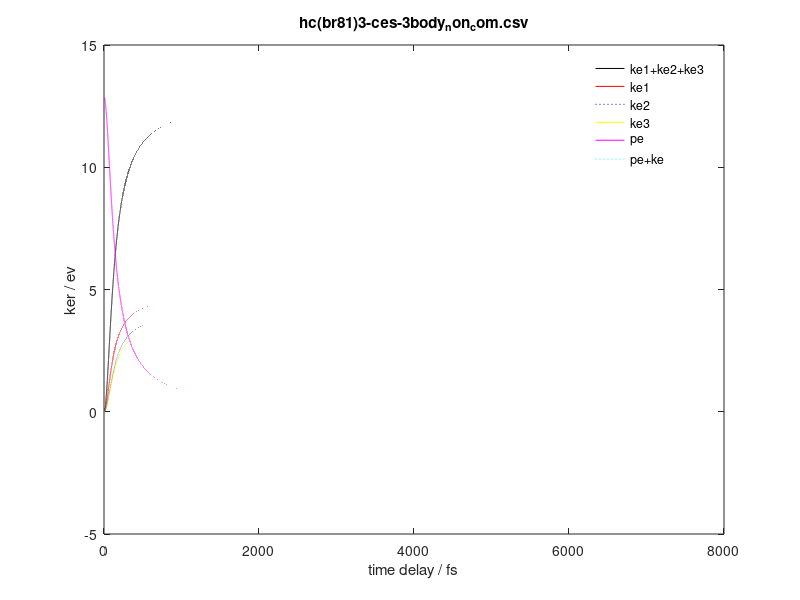

MATLAB code to generate this figure:
clear all;
clc, 
close all
%input--------

%please provide input in the matlab function also
ker_filename='hc(br81)3-ces-3body_non_com.csv';

m1=80.916;    % mass of the first ion
m2=80.916;    % mass of the second ion
m3=93.9240;   % mass of the third ion

q1=1;
q2=1;
q3=1;

x1=-2.42796600;   y1=-0.59922600;   z1= 0.03354500 ;                %coordinate of the first ion
x2=-0.29933500;   y2= 0.99950400;  z2=   -0.12871700;        %coordinate of the second ion
x3=2.47595900;    y3=-0.53573400;   z3=-0.06509600;    %coordinate of the third ion
		 


vx1=0;  vy1=0; vz1=0;  %initial velocities of the first ion  
vx2=0;  vy2=0; vz2=0;  % initial velocities of the second ion 
vx3=0;  vy3=0; vz3=0;  % initial velocities of the third ion 

%dt=0.2418884; %time step size fs
tspan= 0:300000; 

%---------------------------------------
angs2au=1.889726;      % angstrom to atomic unit (bohr radius)
au2fs=0.02418884;      % atomic unit to femtosecond
mpvsme=1822.888486424682;   % ratio of atomic mass and electron mass
hatoev=  27.211396; % taken from ksu webpage/ twice of ionization potential of H
m=[m1*mpvsme m2*mpvsme m3*mpvsme];

x=[x1,x2,x3];    % initial position in x
y=[y1,y2,y3];    % initial position in y
z=[z1,z2,z3];    % initial position in z


x_cm=(x(1)*m(1)+x(2)*m(2)+x(3)*m(3))/(m(1)+m(2)+m(3));  % center of mass position: x-values
y_cm=(y(1)*m(1)+y(2)*m(2)+y(3)*m(3))/(m(1)+m(2)+m(3));  % center of mass position: y-values
z_cm=(z(1)*m(1)+z(2)*m(2)+z(3)*m(3))/(m(1)+m(2)+m(3));  % center of mass position: z-values

r1=[(x1-x_cm)*angs2au (y1-y_cm)*angs2au (z1-z_cm)*angs2au]; % initial position in CM coordiates of the first ion
r2=[(x2-x_cm)*angs2au (y2-y_cm)*angs2au (z2-z_cm)*angs2au]; % initial position in CM coordiates of the second ion
r3=[(x3-x_cm)*angs2au (y3-y_cm)*angs2au (z3-z_cm)*angs2au]; % initial position in CM coordiates of the third ion

ini=[r1(1) r1(2) r1(3) r2(1) r2(2) r2(3) r3(1) r3(2) r3(3) vx1 vy1 vz1 vx2 vy2 vz2 vx3 vy3 vz3]; % initial conditions


options= odeset('AbsTol',1e-12,'RelTol',1e-12);


F = @(t,r) [r(10);r(11);r(12);r(13);r(14);r(15);r(16);r(17);r(18);...
    
((q1*q2/m(1))/(((r(1)-r(4)).^2 + (r(2)-r(5)).^2 + (r(3)-r(6)).^2).^(3/2)))*(r(1)-r(4)) + ((q1*q3/m(1))/(((r(1)-r(7)).^2 + (r(2)-r(8)).^2 + (r(3)-r(9)).^2).^(3/2)))*(r(1)-r(7));...
((q1*q2/m(1))/(((r(1)-r(4)).^2 + (r(2)-r(5)).^2 + (r(3)-r(6)).^2).^(3/2)))*(r(2)-r(5)) + ((q1*q3/m(1))/(((r(1)-r(7)).^2 + (r(2)-r(8)).^2 + (r(3)-r(9)).^2).^(3/2)))*(r(2)-r(8));...
((q1*q2/m(1))/(((r(1)-r(4)).^2 + (r(2)-r(5)).^2 + (r(3)-r(6)).^2).^(3/2)))*(r(3)-r(6)) + ((q1*q3/m(1))/(((r(1)-r(7)).^2 + (r(2)-r(8)).^2 + (r(3)-r(9)).^2).^(3/2)))*(r(3)-r(9));...

((q1*q2/m(2))/(((r(1)-r(4)).^2 + (r(2)-r(5)).^2 + (r(3)-r(6)).^2).^(3/2)))*(r(4)-r(1)) + ((q3*q2/m(2))/(((r(4)-r(7)).^2 + (r(5)-r(8)).^2 + (r(6)-r(9)).^2).^(3/2)))*(r(4)-r(7));...
((q1*q2/m(2))/(((r(1)-r(4)).^2 + (r(2)-r(5)).^2 + (r(3)-r(6)).^2).^(3/2)))*(r(5)-r(2)) + ((q3*q2/m(2))/(((r(4)-r(7)).^2 + (r(5)-r(8)).^2 + (r(6)-r(9)).^2).^(3/2)))*(r(5)-r(8));...
((q1*q2/m(2))/(((r(1)-r(4)).^2 + (r(2)-r(5)).^2 + (r(3)-r(6)).^2).^(3/2)))*(r(6)-r(3)) + ((q3*q2/m(2))/(((r(4)-r(7)).^2 + (r(5)-r(8)).^2 + (r(6)-r(9)).^2).^(3/2)))*(r(6)-r(9));...

((q1*q3/m(3))/(((r(1)-r(7)).^2 + (r(2)-r(8)).^2 + (r(3)-r(9)).^2).^(3/2)))*(r(7)-r(1)) + ((q3*q2/m(3))/(((r(4)-r(7)).^2 + (r(5)-r(8)).^2 + (r(6)-r(9)).^2).^(3/2)))*(r(7)-r(4));...
((q1*q3/m(3))/(((r(1)-r(7)).^2 + (r(2)-r(8)).^2 + (r(3)-r(9)).^2).^(3/2)))*(r(8)-r(2)) + ((q3*q2/m(3))/(((r(4)-r(7)).^2 + (r(5)-r(8)).^2 + (r(6)-r(9)).^2).^(3/2)))*(r(8)-r(5));...
((q1*q3/m(3))/(((r(1)-r(7)).^2 + (r(2)-r(8)).^2 + (r(3)-r(9)).^2).^(3/2)))*(r(9)-r(3)) + ((q3*q2/m(3))/(((r(4)-r(7)).^2 + (r(5)-r(8)).^2 + (r(6)-r(9)).^2).^(3/2)))*(r(9)-r(6))];

[t,r]=ode45(F, tspan, ini, options); % solving runge kutta 4th order

x1  = r(:,1);   y1  = r(:,2);   z1  = r(:,3);      % position of 1st ion
vx1 = r(:,10);   vy1 = r(:,11);   vz1 = r(:,12);      % velocity of 1st ion
px1 = m(1)*vx1; py1 = m(1)*vy1; pz1 = m(1)*vz1;    % momentum of 1st ion
p1=sqrt(px1.*px1+py1.*py1+pz1.*pz1);  % momentum magnitude of 1st ion

x2  = r(:,4);   y2  = r(:,5);    z2  = r(:,6);    % position of 2nd ion
vx2 = r(:,13);   vy2 = r(:,14);   vz2 = r(:,15);    % velocity of 2nd ion
px2 = m(2)*vx2; py2 = m(2)*vy2;  pz2 = m(2)*vz2;    % momentum of 2nd ion
p2 =sqrt(px2.*px2+py2.*py2+pz2.*pz2);  % momentum magnitude of 2nd ion

x3  = r(:,7);   y3  = r(:,8);    z3  = r(:,9);    % position of 3rd ion
vx3 = r(:,16);   vy3 = r(:,17);   vz3 = r(:,18);    % velocity of 3rd  ion
px3 = m(3)*vx3; py3 = m(3)*vy3;  pz3 = m(3)*vz3;    % momentum of 3rd  ion
p3 =sqrt(px3.*px3+py3.*py3+pz3.*pz3);  % momentum magnitude of 2nd ion


r12=((x1-x2).^2+(y1-y2).^2+(z1-z2).^2).^(1/2); % internuclear distance in au
r23=((x2-x3).^2+(y2-y3).^2+(z2-z3).^2).^(1/2); % internuclear distance in au
r13=((x1-x3).^2+(y1-y3).^2+(z1-z3).^2).^(1/2); % internuclear distance in au

angtheta1=(180/pi)*acos((px2.*px3+py2.*py3+pz2.*pz3)./(p2.*p3)); % angle between P2,P3
angtheta2=(180/pi)*acos((px1.*px2+py1.*py2+pz1.*pz2)./(p1.*p2)); % angle between P1,P2
angtheta3=(180/pi)*acos((px1.*px3+py1.*py3+pz1.*pz3)./(p1.*p3)); % angle between P2,P3

ang1 = cos(angtheta1(end)*pi/180); % angle between P2, P3 (cosine)
ang2 = cos(angtheta2(end)*pi/180); % angle between P2, P3 (cosine)
ang3 = cos(angtheta3(end)*pi/180); % angle between P2, P3 (cosine)

abs_ang1 = (angtheta1(end)) % angle between P2, P3 (cosine)
abs_ang2 = (angtheta2(end)) % angle between P1, P2 (cosine)
abs_ang3 = (angtheta3(end)) % angle between P1, P3 (cosine)


angsum = abs_ang1+abs_ang2+abs_ang3 % angle sum to see if it peaks at 360 degrees...



ke1= hatoev*(0.5*px1.*px1/m(1)+0.5*py1.*py1/m(1)+0.5*pz1.*pz1/m(1)); %kinetic energy of the 1st ion
ke2= hatoev*(0.5*px2.*px2/m(2)+0.5*py2.*py2/m(2)+0.5*pz2.*pz2/m(2)); %kinetic energy of the 2nd ion
ke3= hatoev*(0.5*px3.*px3/m(3)+0.5*py3.*py3/m(3)+0.5*pz3.*pz3/m(3)); %kinetic energy of the 3rd ion
ke=ke1+ke2+ke3;

d=ke-ke1-ke2-ke3;    %must be zero
pe=hatoev*(1./r12+1./r23+1./r13); %potential energy 
peke=pe+ke;

t=t*au2fs;
plot(t,ke,'k',t,ke1,'r',t,ke2,'b:',t,ke3,'y',t,pe,'m',t,peke,'c:',t,d,'g:','LineWidth',3)
title(ker_filename)
xlabel('time delay / fs');
ylabel('ker / ev');
legend('ke1+ke2+ke3','ke1','ke2','ke3','pe','pe+ke','Location','best');
legend('boxoff');

ker=[t ke ke1 ke2 ke3 pe peke (r12./angs2au) ];  % t in fs, ke,ke1,ke2,pe in eV, r in Angstorm
dlmwrite(ker_filename, ker);

 
 ke1(end)
 ke2(end)
 ke3(end)
 ke(end)
 pe(1)
